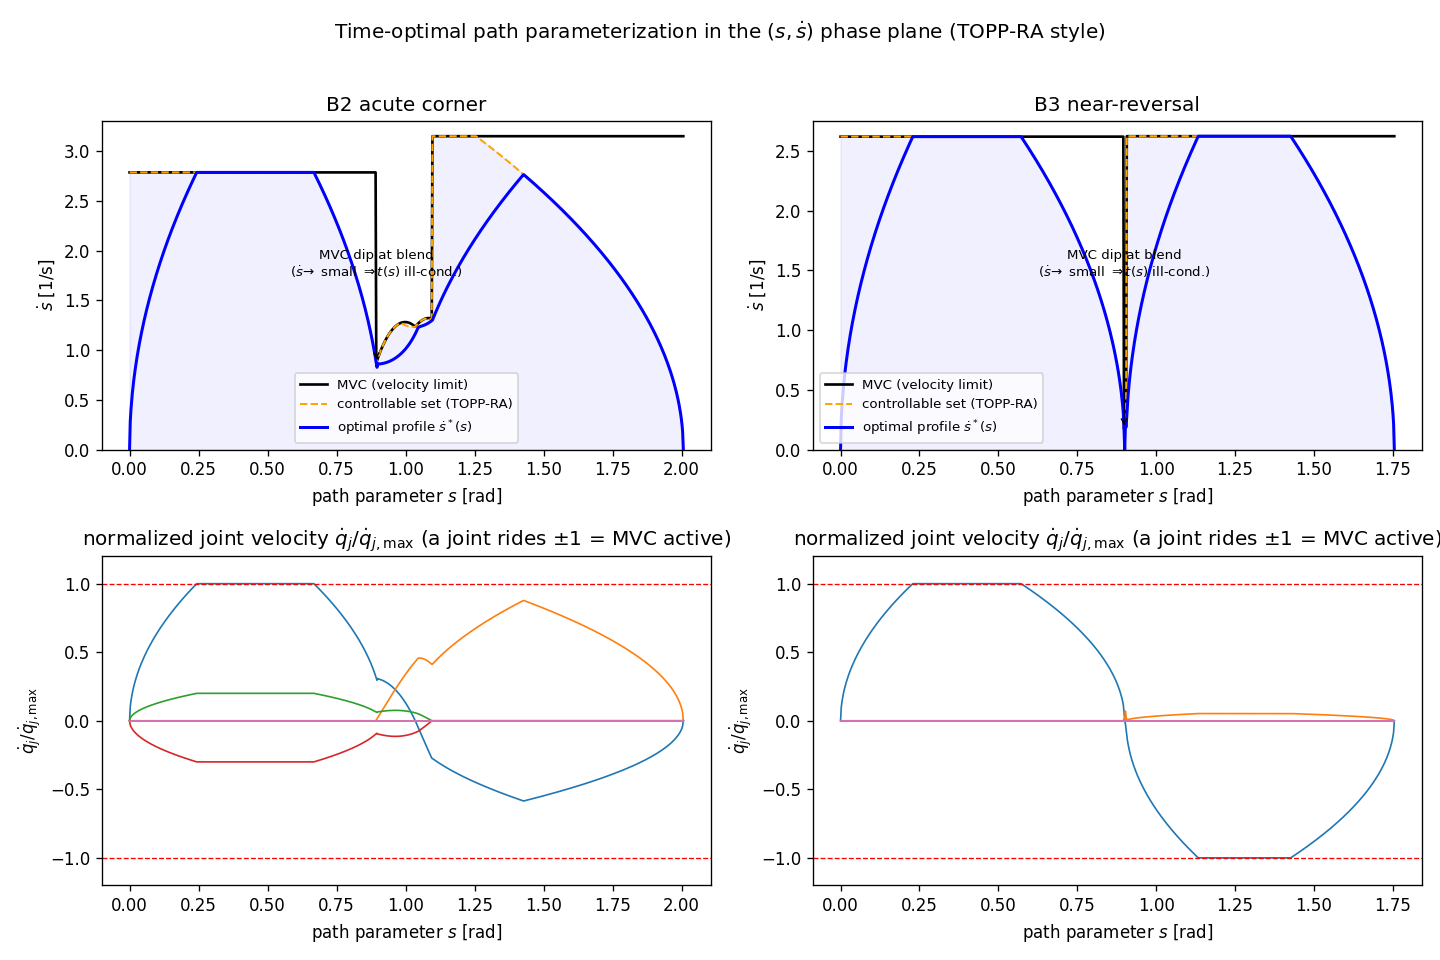

Source code (Python):
"""
TOPP-RA-style phase-plane figure (cf. Pham & Pham, arXiv:1707.07239).

The (s, s_dot) phase plane is the canonical way to visualize a time-optimal path
parameterization: the Maximum-Velocity Curve (MVC), the reachability/controllable
set, and the optimal speed profile that rides the limit curve in a bang-bang
fashion.  We reproduce it for the path-first baseline on the acute-corner and
near-reversal scenarios, which also exposes *where* the s->t conversion of the
main paper becomes ill-conditioned: the MVC (hence s_dot) dips toward zero at the
tight blend, and the time map t(s)=∫ds/s_dot blows up there.

-> topp_phaseplane.png
"""
import numpy as np
from pathlib import Path
from di_planner import FR3_VMAX, FR3_AMAX
from di_totg import BlendPath, topp, topp_ra
from benchmark_fr3 import b2_acute_corner, b3_near_reversal


def panels(ax_pp, ax_jv, title, W, max_dev, n=7):
    vmax, amax = FR3_VMAX[:n], FR3_AMAX[:n]
    path = BlendPath(W, max_dev=max_dev)
    ni = topp(path, vmax, amax, K=800)
    ra = topp_ra(path, vmax, amax, K=800)
    s = ni["s"]
    mvc = np.sqrt(np.maximum(ni["MVC"], 0))
    sd_ni = np.sqrt(np.maximum(ni["x"], 0))
    sd_ra = np.sqrt(np.maximum(ra["x"], 0))
    ctrl = np.sqrt(np.maximum(ra["xbar"], 0))           # controllable-set boundary

    # phase plane (s, s_dot)
    ax_pp.plot(s, mvc, 'k-', lw=1.6, label='MVC (velocity limit)')
    ax_pp.plot(s, ctrl, color='orange', lw=1.2, ls='--', label='controllable set (TOPP-RA)')
    ax_pp.plot(s, sd_ra, 'b-', lw=1.8, label='optimal profile $\\dot s^*(s)$')
    ax_pp.fill_between(s, 0, np.minimum(mvc, ctrl), color='b', alpha=0.06)
    imin = int(np.argmin(mvc))
    ax_pp.annotate('MVC dip at blend\n($\\dot s\\!\\to$ small $\\Rightarrow t(s)$ ill-cond.)',
                   xy=(s[imin], mvc[imin]), xytext=(s[imin], mvc.max()*0.55),
                   fontsize=8, ha='center', arrowprops=dict(arrowstyle='->', lw=0.8))
    ax_pp.set_title(title); ax_pp.set_xlabel('path parameter $s$ [rad]')
    ax_pp.set_ylabel('$\\dot s$ [1/s]'); ax_pp.legend(fontsize=8); ax_pp.set_ylim(bottom=0)

    # normalized joint velocities q_dot_j / q_dot_j,max  (saturation reads as +/-1)
    QP = ni["QP"]
    for j in range(n):
        ax_jv.plot(s, QP[:, j] * sd_ra / vmax[j], lw=1.0)
    ax_jv.axhline(1.0, ls='--', c='r', lw=0.8); ax_jv.axhline(-1.0, ls='--', c='r', lw=0.8)
    ax_jv.set_title('normalized joint velocity $\\dot q_j/\\dot q_{j,\\max}$ '
                    '(a joint rides $\\pm1$ = MVC active)')
    ax_jv.set_xlabel('path parameter $s$ [rad]'); ax_jv.set_ylabel('$\\dot q_j/\\dot q_{j,\\max}$')
    ax_jv.set_ylim(-1.2, 1.2)
    return ni, ra


def main():
    import matplotlib; matplotlib.use("Agg"); import matplotlib.pyplot as plt
    fig, ax = plt.subplots(2, 2, figsize=(12, 8))
    panels(ax[0, 0], ax[1, 0], 'B2 acute corner', b2_acute_corner(0.10)[1], 0.10)
    panels(ax[0, 1], ax[1, 1], 'B3 near-reversal', b3_near_reversal(0.10)[1], 0.10)
    fig.suptitle('Time-optimal path parameterization in the $(s,\\dot s)$ phase plane '
                 '(TOPP-RA style)', fontsize=12)
    fig.tight_layout(rect=[0, 0, 1, 0.97])
    out = Path(__file__).with_name("topp_phaseplane.png")
    fig.savefig(out, dpi=120)
    print(f"saved {out}")


if __name__ == "__main__":
    main()
